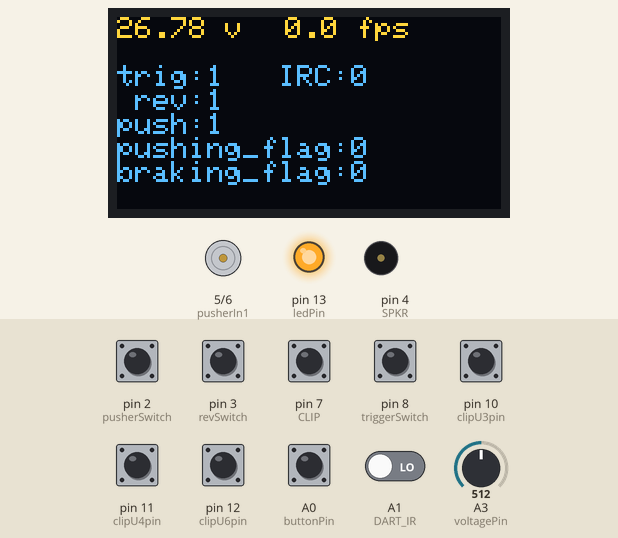
This sketch was run on a simulated Arduino Uno, built with avr-gcc and run on an emulated ATmega328P. On the bench: 128×64 one-colour display, motor-driver pin pairs drawn as motors (green arrow = first pin HIGH = forward, orange = second pin HIGH = backward, longer = more drive, scaled by the enable pin), output pins drawn as LEDs (lit = HIGH), buzzer (waves = sounding). The inputs (shaded band) are chosen by the test bench; at power-on: A0 (buttonPin), pin 2 (pusherSwitch), pin 3 (revSwitch), pin 7 (CLIP), pin 8 (triggerSwitch), pin 10 (clipU3pin), pin 11 (clipU4pin), pin 12 (clipU6pin) HIGH, A1 (DART_IR) LOW, A3 (voltagePin) = 512. The OLED is the two-colour kind (top 16 rows yellow); the display library's start-up logo is not drawn; what the sketch prints to the serial monitor is not drawn.

Above: at 1.3 s.
1.4 s: A0 (buttonPin) pulled LOW for 0.15 s
At 2.2 s:
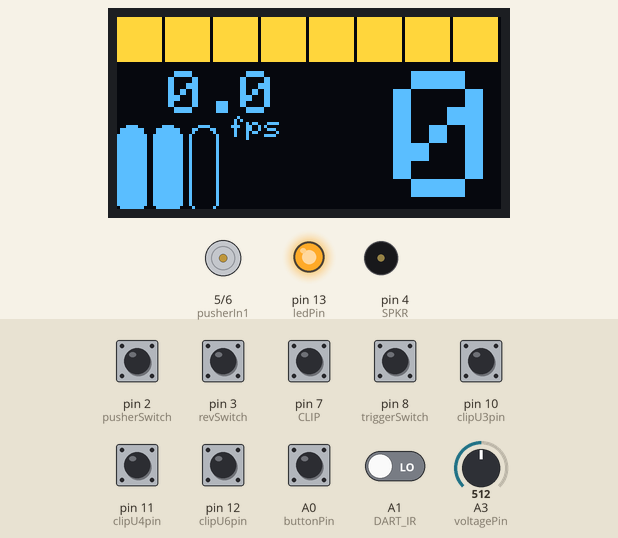
3.0 s: pin 3 (revSwitch) pulled LOW for 0.15 s
4.6 s: pin 8 (triggerSwitch) pulled LOW for 0.15 s
6.2 s: A0 (buttonPin) pulled LOW for 1 s
At 8.3 s:
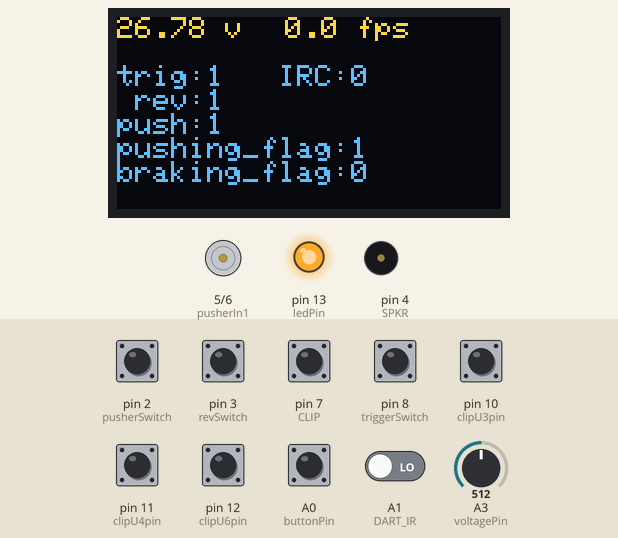
8.7 s: pin 3 (revSwitch) pulled LOW for 1 s
At 9.5 s:
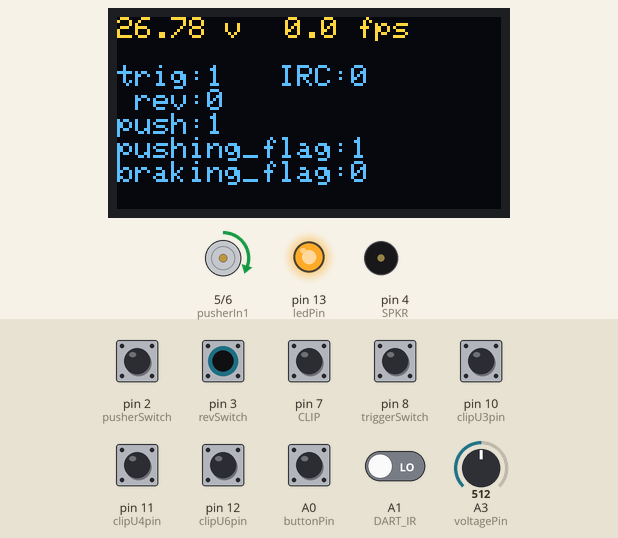
11.2 s: A3 (voltagePin) set to 716
At 11.6 s:
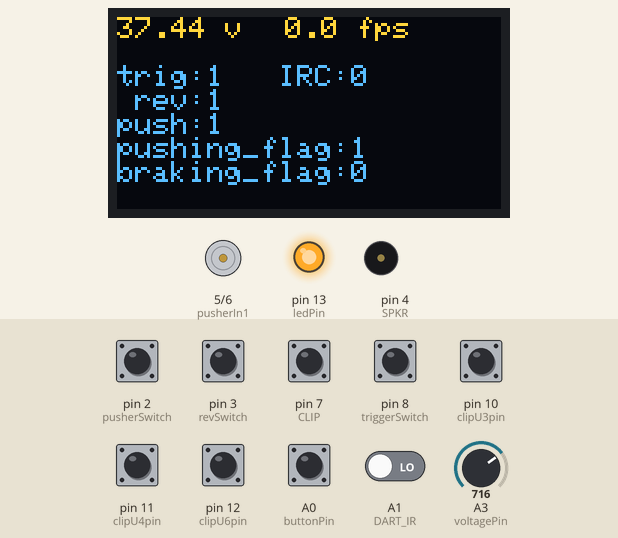
Timing chart, 0 to 13.7 s (numbered marks = the images above; inputs shaded):
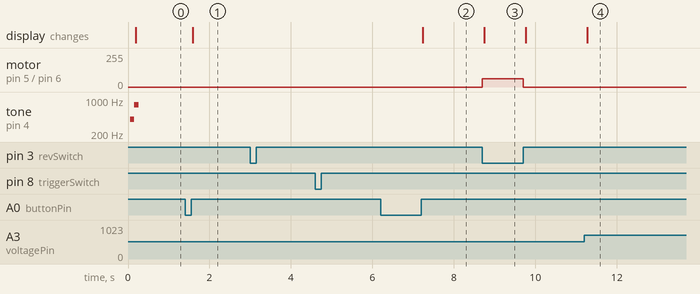

Measured:
- after the input at 1.4 s, the display: changes after 0.19 s (image 1)
- after the input at 6.2 s, the display: changes after 1.0 s (image 2)
- after the input at 8.7 s, motor on pin 5 (pusherIn1) / pin 6 (pusherIn2): stopped → forward 62/255 at once, → stopped 1.0 s later; the display: changes after 0.05 s (image 3)
- after the input at 11.2 s, the display: changes after 0.07 s (image 4)

The sketch:

AS_OS_00.ino
```cpp
/*

TODO:
Debug mode
firing algorythms
pusher algorythms
check sleep current
battery alarm

*/

#include <avr/sleep.h>
#include <Wire.h>
#include <Adafruit_GFX.h>
#include <Adafruit_SSD1306.h>
#include "splash.h"

#define OLED_RESET -1
Adafruit_SSD1306 display(OLED_RESET);

float version = 0.2;

int triggerSwitch = 8;
int revSwitch = 3;
int DART_IR = A1;
int pusherSwitch = 2;
int buttonPin = A0;
int SELECT_pin = A2;
int SPKR = 4;
int CLIP = 7;
int ledPin = 13;

int clipU3pin = 10;
int clipU4pin = 11;
int clipU6pin = 12;

int voltagePin = A3;
float vcc = 5.0;
float vd_factor = 10.7;
float voltage = 0;

int flywheelPWM = 9;
int pusherIn1 = 5;
int pusherIn2 = 6;

long nextDisplayTime = 0;   // updates display

bool revFlag = false;       // true if rev switch pulled
bool triggerFlag = false;   // true if trigger pulled
int irc = 0;                // debug interrrupt counter

volatile long lastPusherTime = 0;
volatile long curPusherTime = 0;
volatile bool lastPusherState = false;
volatile long last_rev_ms = 0;

volatile int shot_count = 0;
volatile long dart_time1_us = 0;
volatile long dart_time2_us = 0;
volatile bool dart_flag = false;
float dart_speed_fps = 0;
float dartLength_mm = 72;
long dart_interval_us = 0;
bool sleep_flag = false;
long idle_time_ms = 300000;
int clip_capacity = 0;
int clip_id = 0;

volatile bool pushing_flag = false;  // set by trigger pull, true while cycling
volatile int cycle_count = 0;        // number of pusher cycles
volatile int cycle_limit = 2;        // number of pusher cycles to stop at
int pusher_full_pwm = 200;
int pusher_coast_pwm = 40;
long stroke_time_ms = 50;
volatile bool braking_flag = false;  // true if braking
long brake_time_ms = 1000;            // time breaking applied after cycling stops
volatile long push_till_ms = 0;     // time to apply breaking until
volatile long brake_till_ms = 0;     // time to apply breaking until


bool debug_flag = true;


void pciSetup(byte pin){
    // https://playground.arduino.cc/Main/PinChangeInterrupt/
    *digitalPinToPCMSK(pin) |= bit (digitalPinToPCMSKbit(pin));  // enable pin
    PCIFR  |= bit (digitalPinToPCICRbit(pin)); // clear any outstanding interrupt
    PCICR  |= bit (digitalPinToPCICRbit(pin)); // enable interrupt for the group
}


void setup() {
  Serial.begin(9600);
  pinMode(triggerSwitch, INPUT);       // Most inputs have external pull-ups or use INPUT_PULLUP
  pinMode(revSwitch, INPUT);
  pinMode(pusherSwitch, INPUT);
  pinMode(voltagePin, INPUT);
  pinMode(buttonPin, INPUT);
  pinMode(DART_IR, INPUT);
  pinMode(CLIP, INPUT_PULLUP);

  pinMode(clipU3pin, INPUT_PULLUP);          // Hall sensors have internal pullups
  pinMode(clipU4pin, INPUT_PULLUP);
  pinMode(clipU6pin, INPUT_PULLUP);

  pinMode(flywheelPWM, OUTPUT);
  pinMode(pusherIn1, OUTPUT);
  pinMode(pusherIn2, OUTPUT);
  pinMode(SPKR, OUTPUT);
  pinMode(ledPin, OUTPUT);

  // Interrupt routines
  //pciSetup(revSwitch);
  pciSetup(triggerSwitch);
  //pciSetup(pusherSwitch);
  pciSetup(DART_IR);
  attachInterrupt(digitalPinToInterrupt(revSwitch), rev_interrupt, CHANGE);
  attachInterrupt(digitalPinToInterrupt(pusherSwitch), pusher_interrupt, FALLING);

  display.begin(SSD1306_SWITCHCAPVCC, 0x3C);  // initialize with the I2C addr 0x3D (for the 128x64)
  digitalWrite(flywheelPWM, LOW);             // not sure why needed, otherwise flywheels rev
  analogWrite(pusherIn1, 0);
  analogWrite(pusherIn2, 0);
  //display.clearDisplay();
  display.display();
  tone(SPKR, 400, 100);
  delay(100);
  tone(SPKR, 800, 100);

  //delay(500);  // splash screen

  digitalWrite(ledPin, HIGH); // turn LED on to indicate awake

}


void sleepNow(void){
  display.clearDisplay();
  display.display();
  delay(100);

  //
  // Choose our preferred sleep mode:
  set_sleep_mode(SLEEP_MODE_PWR_DOWN);
  //
  // Set sleep enable (SE) bit:
  sleep_enable();
  //
  // Put the device to sleep:
  digitalWrite(ledPin, LOW); // turn LED off to indicate sleep
  sleep_mode();
  //
  // Upon waking up, sketch continues from this point.
  sleep_disable();
  digitalWrite(ledPin, HIGH); // turn LED on to indicate awake
  sleep_flag = false;
}


void showDisplay(){
  int x=0;
  int y=0;

  display.clearDisplay();
  display.setTextSize(2);
  display.setTextColor(WHITE);
  pews();

  graph(6.5, 8.4, voltage); // min, max, value
  display.setCursor(5, 18);
  if(dart_speed_fps < 10){
    display.print(" ");
  }
  if(dart_speed_fps < 100){
    display.print(dart_speed_fps, 1);
  }
  else {
    display.setCursor(0, 18);
    display.print(dart_speed_fps, 1);
  }
  display.setCursor(31, 33);
  display.setTextSize(1);
  display.println(" fps");

  display.setCursor(56,18);
  display.setTextSize(6);

  if(shot_count<10){
    display.print(" ");
  }
  display.print(shot_count);
  display.display();
}


void showDisplayDebug2(){
  int x=0;
  int y=0;
  display.clearDisplay();
  display.setTextSize(1);
  display.setTextColor(WHITE);
  display.setCursor(0, 0);

  display.print(voltage, 2);
  display.print(" v ");
  display.setCursor(56, 0);
  display.print(dart_speed_fps, 1);
  display.println(" fps");

  display.println("");

  display.print("trig:");
  display.print(digitalRead(triggerSwitch));

  display.print("     IR:");
  display.println(analogRead(DART_IR));

  display.print(" rev:");
  display.print(digitalRead(revSwitch));

  display.print("    MAG:");
  display.print(digitalRead(clipU6pin));
  display.print(digitalRead(clipU4pin));
  display.println(digitalRead(clipU3pin));

  display.print("push:");
  display.print(digitalRead(pusherSwitch));

  display.print(" clipID:");
  display.println(clip_id);

  display.print("butn:");
  display.print(digitalRead(buttonPin));

  display.print("    cap:");
  display.println(clip_capacity);

  display.print(" CLP:");
  display.print(digitalRead(CLIP));

  display.print("  SHOTS:");
  display.println(shot_count);

  display.print(" IRC:");
  display.println(irc);


  display.display();
}


void showDisplayDebug(){
  int x=0;
  int y=0;
  display.clearDisplay();
  display.setTextSize(1);
  display.setTextColor(WHITE);
  display.setCursor(0, 0);

  display.print(voltage, 2);
  display.print(" v ");
  display.setCursor(56, 0);
  display.print(dart_speed_fps, 1);
  display.println(" fps");

  display.println("");

  display.print("trig:");
  display.print(digitalRead(triggerSwitch));
  display.print("   IRC:");
  display.println(irc);


  display.print(" rev:");
  display.println(digitalRead(revSwitch));

  display.print("push:");
  display.println(digitalRead(pusherSwitch));

  display.print("pushing_flag:");
  display.println(pushing_flag);

  display.print("braking_flag:");
  display.println(braking_flag);


  display.display();
}


void graph(float minimum, float maximum, float value){
  //float fullV = 8.4;
  //float empV = 6.5;
  float cur = value - minimum;
  float gage = cur / (maximum - minimum) * 8;
  //Serial.println(gage);
  for (int xx=0; xx<8; xx++){
    if(xx < gage){
      display.fillRect(xx * 16, 0, 15, 15, WHITE);
    }
    else {
      display.drawRect(xx * 16, 0, 15, 15, WHITE);
    }
  }
  if(value < minimum && !((millis()/1000) % 2)){
    display.fillRect(0, 0, 15, 15, WHITE);
  }
}


void pews(){ // graphic display of firing mode
  int y = 30;
  if(cycle_limit <4){
    for (int pew=0; pew<3; pew++){
      if(pew < cycle_limit){
        display.fillRoundRect(pew * 12, 36, 10, y, 4, WHITE);
      }
      else {
        display.drawRoundRect(pew * 12, 36, 10, y, 4, WHITE);
      }
    }
  }
  else{ // flash for auto
    for (int pew=0; pew<3; pew++){
      if(!((millis()/1000) % 2)){
        display.fillRoundRect(pew * 12, 36, 10, y, 4, WHITE);
      }
      else {
        display.drawRoundRect(pew * 12, 36, 10, y, 4, WHITE);
      }
    }
  }
}


ISR (PCINT0_vect){// handle pin change interrupt for D8 to D13
  //irc += 1;
  if (!digitalRead(triggerSwitch) && !pushing_flag) { // LOW if switch pressed
    pushing_flag = true;
    analogWrite(pusherIn1, pusher_full_pwm);
  }
}


ISR (PCINT1_vect) {  // handle pin change interrupt for A0 to A5 here
  if (digitalRead(DART_IR)) { // HIGH if dart present
    dart_time1_us = micros();
  }
  else {                        // LOW when dart exits
    dart_time2_us = micros();
    dart_flag = true;
  }
}


void rev_interrupt(){
  //irc += 1;
  last_rev_ms = millis();
  if (!digitalRead(revSwitch)) { // LOW if rev switch pressed
    revFlag = true;
  }
  else{
    revFlag = false;
  }
}


void pusher_interrupt(){
  // about 5 strokes per second, or once every 200 ms.
  irc += 1;
  cycle_count += 1;
  if (cycle_count == cycle_limit){
    braking_flag = true;
    pushing_flag = false;
    brake_till_ms = millis() + brake_time_ms;
    digitalWrite(pusherIn1, HIGH);
    digitalWrite(pusherIn2, HIGH);
    cycle_count = 0;
  }
  else{
    push_till_ms = millis + stroke_time_ms;
  }
}


/*
ISR (PCINT2_vect){// handle pin change interrupt for D0 to D7

  if (!digitalRead(revSwitch)) { // LOW if rev switch pressed
    revFlag = true;
  }
  else{
    revFlag = false;
  }

  bool pusherState = digitalRead(pusherSwitch);
  if (pusherState != lastPusherState) { // pusher cycle about 160 ms on 2S
    //irc += 1;
    //if(pusherState == LOW){
      lastPusherState = pusherState;
      lastPusherTime = curPusherTime;
      curPusherTime = millis();
    //}
  }
}
*/


void loop() {

  int voltValue = analogRead(voltagePin);
  voltage = voltValue / 1023.0 * vcc * vd_factor;


  // check
  if (digitalRead(CLIP)){
    if (clip_capacity == 0){
      clip_id = !digitalRead(clipU6pin) + !digitalRead(clipU4pin) * 2 + !digitalRead(clipU3pin) * 4;
      if (clip_id == 1) { clip_capacity = 6; }   // 0 0 1
      if (clip_id == 2) { clip_capacity = 10; }  // 0 1 0
      if (clip_id == 4) { clip_capacity = 12; }  // 1 0 1
      if (clip_id == 3) { clip_capacity = 18; }  // 0 1 1
      if (clip_id == 5) { clip_capacity = 25; }  // 1 0 1
      if (clip_id == 6) { clip_capacity = 35; }  // 1 1 0
      if (clip_id == 7) { clip_capacity = 50; }  // 1 1 1    we can always dream
      shot_count = clip_capacity;
    }
  }
  else{
    clip_capacity = 0;
  }


  if (dart_flag){ // dart has exited gate
    if (clip_capacity > 0){
      shot_count -= 1;
      if(shot_count <= 0){
        tone(SPKR, 800, 1000);
        shot_count = 0;
        clip_capacity = -1;  // lets start counting up
      }
    }
    else{
      shot_count += 1;
    }
    dart_interval_us = dart_time2_us - dart_time1_us;
    dart_speed_fps = dartLength_mm / dart_interval_us / 25.4 / 12 * 1E+6;               // feet per second
    dart_flag = false;
    //tone(SPKR, 200, 500);
  }

  if (!digitalRead(buttonPin)){
    while(!digitalRead(buttonPin)){delay(10);}
    debug_flag = !debug_flag;
  }

  if (millis() > nextDisplayTime){ // update display every quarter second
    nextDisplayTime = millis() + 100;
    if (debug_flag){
      showDisplayDebug();
      Serial.print(clip_id);
      Serial.print(" ");
      Serial.print(clip_capacity);
      Serial.print(" ");

      Serial.print(dart_interval_us);
      Serial.print(" us,  ");
      Serial.print(voltage, 2);
      Serial.print(" v,  trig=");
      Serial.print(digitalRead(triggerSwitch));
      Serial.print(",  rev=");
      Serial.print(digitalRead(revSwitch));
      Serial.print(",  psh=");
      Serial.println(digitalRead(pusherSwitch));
    }
    else{
      showDisplay();
    }
  }

  if(revFlag){
    if(pushing_flag){
      analogWrite(flywheelPWM, 80);
      if (millis() < push_till_ms){
        analogWrite(pusherIn1, pusher_full_pwm);
      }
      else{
        analogWrite(pusherIn1, pusher_full_pwm);
      }

    }
    else{
      analogWrite(flywheelPWM, 40);
    }
  }
  else{
    analogWrite(flywheelPWM, 0);
  }

  if(braking_flag){
    if (millis() > brake_till_ms){
      braking_flag = false;
      analogWrite(pusherIn1, 0);
      analogWrite(pusherIn2, 0);
    }
  }

  if((last_rev_ms + idle_time_ms) < millis()){
    sleep_flag = true;
    sleepNow();
  }

}
```

Source omitted: splash.h (data table, 6187 bytes)
